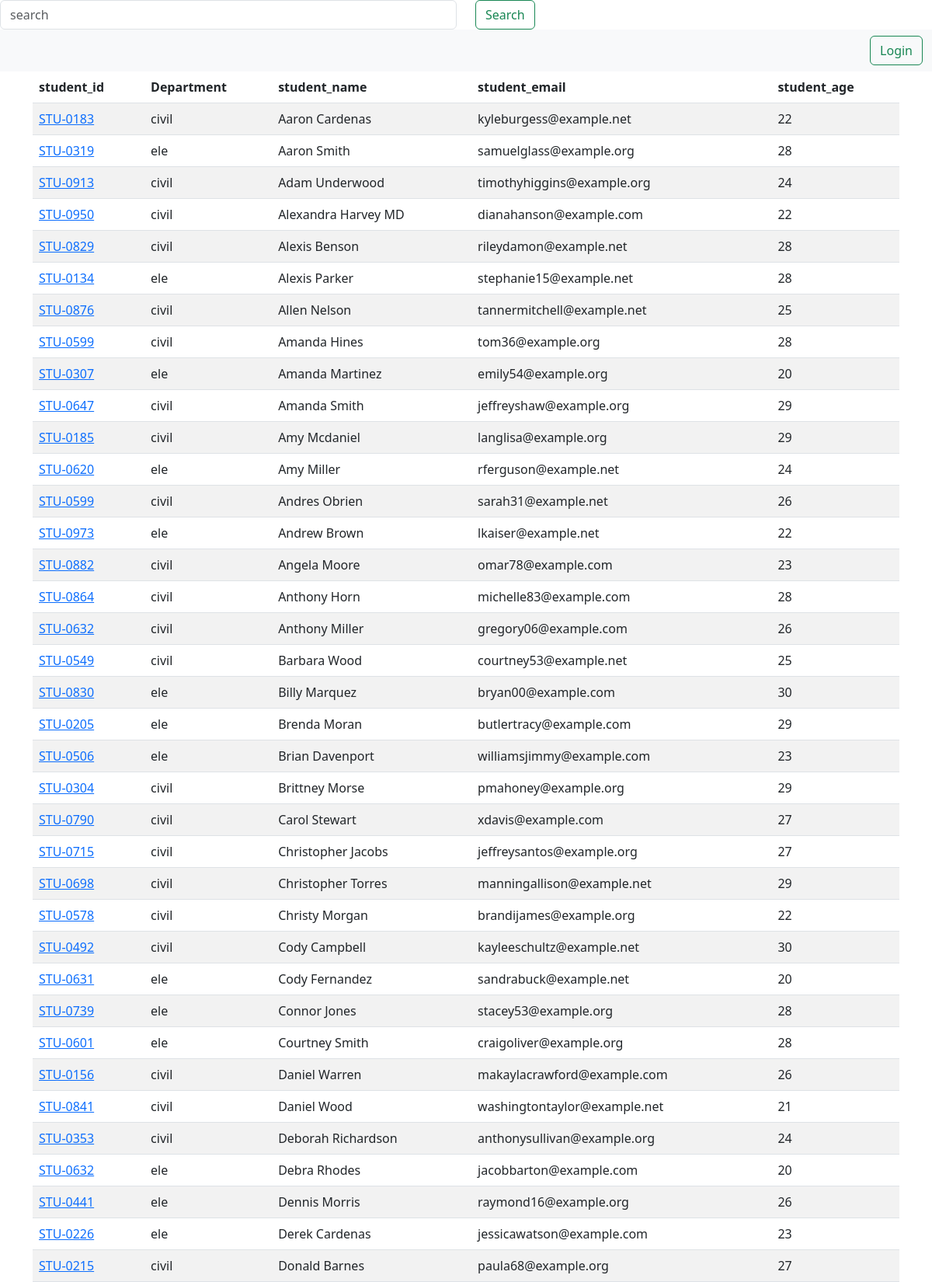
Screenshot of /vege/Student/ (upper part) with the database file from the repository.
### vege/models.py (models this page shows, shortened)
class Student(models.Model):
     department = models.ForeignKey(Department , related_name="depart" ,on_delete=models.CASCADE)
     student_id = models.OneToOneField(StudentID , related_name="depart" ,on_delete=models.CASCADE)
     student_name = models.CharField(max_length=100)
     student_email = models.EmailField(unique=True)
     student_age = models.IntegerField(default=18)
     student_address= models.TextField()
     class Meta:
            ordering = ['student_name']
            verbose_name ='student'

class StudentID(models.Model):
    student_id = models.CharField(max_length=100)
    def __str__(self):
       return self.student_id

class Department(models.Model):
    department = models.CharField(max_length=100)
    class Meta:
        ordering = ['department']

### vege/views.py (the view, shortened to what this page needs)
# urls.py: path('Student/',views.get_students),
def get_students(request):
    queryset = Student.objects.all()
    ranks = Student.objects.annotate(marks = Sum('studentmarks__marks')).order_by('-marks','-student_age')
    return render(request , 'report/students.html',{'queryset':queryset})

### vege/templates/report/students.html (shortened to what this page needs)
<!DOCTYPE html>
<html lang="en">
<head>
    <link href="https://cdn.jsdelivr.net/npm/bootstrap@5.3.0/dist/css/bootstrap.min.css" rel="stylesheet">
    <form>
    <div class ="row">
      <div class ="col-md-6">
        <input class = "form-control" name="search" placeholder ="search">
      </div>
      <div class = "col-md-6">
        <button class = "btn btn-outline-success">Search</button>
      </div>
    </div>
  </form>
      <nav class="navbar bg-body-tertiary">
          <div class="container-fluid">
            <form class="d-flex" role="search">
              {% if request.user.is_authenticated %}
              <a href ="/vege/logout/" class="btn btn-outline-success" type="submit">Logout</a>
              {% else %}
              <a href ="/login/" class="btn btn-outline-success" type="submit">Login</a>
              {% endif %}
            </form>
          </div>
        </nav>
    <div class="container">
    <table class="table table-striped">
      <thead>
        <tr>
          <th scope="col">student_id</th>
          <th scope="col">Department</th>
          <th scope="col">student_name</th>
          <th scope="col">student_email</th>
          <th scope="col">student_age</th>
        </tr>
      </thead>
      <tbody>
        {% for student in queryset %}
        <tr>
          <td>
            <a href ="{% url 'see_marks' student.student_id %}">
          {{student.student_id}}
        </a>
        </td>
          <td>{{student.department.department}}</td>
          <td>{{student.student_name}}</td>
          <td>{{student.student_email}}</td>
          <td>{{student.student_age}}</td>
        </tr>
        {% endfor %}
      </tbody>
    </table>
  </div>
</head>
<body>

### rows the page displays
Student: student_id "STU-0183", department.department "civil", student_name "Aaron Cardenas", student_email "kyleburgess@example.net", student_age "22"
Student: student_id "STU-0319", department.department "ele", student_name "Aaron Smith", student_email "samuelglass@example.org", student_age "28"
Student: student_id "STU-0913", department.department "civil", student_name "Adam Underwood", student_email "timothyhiggins@example.org", student_age "24"
Student: student_id "STU-0950", department.department "civil", student_name "Alexandra Harvey MD", student_email "dianahanson@example.com", student_age "22"
Student: student_id "STU-0829", department.department "civil", student_name "Alexis Benson", student_email "rileydamon@example.net", student_age "28"
Student: student_id "STU-0134", department.department "ele", student_name "Alexis Parker", student_email "stephanie15@example.net", student_age "28"
Student: student_id "STU-0876", department.department "civil", student_name "Allen Nelson", student_email "tannermitchell@example.net", student_age "25"
Student: student_id "STU-0599", department.department "civil", student_name "Amanda Hines", student_email "tom36@example.org", student_age "28"
Student: student_id "STU-0307", department.department "ele", student_name "Amanda Martinez", student_email "emily54@example.org", student_age "20"
Student: student_id "STU-0647", department.department "civil", student_name "Amanda Smith", student_email "jeffreyshaw@example.org", student_age "29"
Student: student_id "STU-0185", department.department "civil", student_name "Amy Mcdaniel", student_email "langlisa@example.org", student_age "29"
Student: student_id "STU-0620", department.department "ele", student_name "Amy Miller", student_email "rferguson@example.net", student_age "24"
Student: student_id "STU-0599", department.department "civil", student_name "Andres Obrien", student_email "sarah31@example.net", student_age "26"
Student: student_id "STU-0973", department.department "ele", student_name "Andrew Brown", student_email "lkaiser@example.net", student_age "22"
Student: student_id "STU-0882", department.department "civil", student_name "Angela Moore", student_email "omar78@example.com", student_age "23"
Student: student_id "STU-0864", department.department "civil", student_name "Anthony Horn", student_email "michelle83@example.com", student_age "28"
Student: student_id "STU-0632", department.department "civil", student_name "Anthony Miller", student_email "gregory06@example.com", student_age "26"
Student: student_id "STU-0549", department.department "civil", student_name "Barbara Wood", student_email "courtney53@example.net", student_age "25"
Student: student_id "STU-0830", department.department "ele", student_name "Billy Marquez", student_email "bryan00@example.com", student_age "30"
Student: student_id "STU-0205", department.department "ele", student_name "Brenda Moran", student_email "butlertracy@example.com", student_age "29"
Student: student_id "STU-0506", department.department "ele", student_name "Brian Davenport", student_email "williamsjimmy@example.com", student_age "23"
Student: student_id "STU-0304", department.department "civil", student_name "Brittney Morse", student_email "pmahoney@example.org", student_age "29"
Student: student_id "STU-0790", department.department "civil", student_name "Carol Stewart", student_email "xdavis@example.com", student_age "27"
Student: student_id "STU-0715", department.department "civil", student_name "Christopher Jacobs", student_email "jeffreysantos@example.org", student_age "27"
Student: student_id "STU-0698", department.department "civil", student_name "Christopher Torres", student_email "manningallison@example.net", student_age "29"
Student: student_id "STU-0578", department.department "civil", student_name "Christy Morgan", student_email "brandijames@example.org", student_age "22"
Student: student_id "STU-0492", department.department "civil", student_name "Cody Campbell", student_email "kayleeschultz@example.net", student_age "30"
Student: student_id "STU-0631", department.department "ele", student_name "Cody Fernandez", student_email "sandrabuck@example.net", student_age "20"
Student: student_id "STU-0739", department.department "ele", student_name "Connor Jones", student_email "stacey53@example.org", student_age "28"
Student: student_id "STU-0601", department.department "ele", student_name "Courtney Smith", student_email "craigoliver@example.org", student_age "28"
Student: student_id "STU-0156", department.department "civil", student_name "Daniel Warren", student_email "makaylacrawford@example.com", student_age "26"
Student: student_id "STU-0841", department.department "civil", student_name "Daniel Wood", student_email "washingtontaylor@example.net", student_age "21"
Student: student_id "STU-0353", department.department "civil", student_name "Deborah Richardson", student_email "anthonysullivan@example.org", student_age "24"
Student: student_id "STU-0632", department.department "ele", student_name "Debra Rhodes", student_email "jacobbarton@example.com", student_age "20"
Student: student_id "STU-0441", department.department "ele", student_name "Dennis Morris", student_email "raymond16@example.org", student_age "26"
Student: student_id "STU-0226", department.department "ele", student_name "Derek Cardenas", student_email "jessicawatson@example.com", student_age "23"
Student: student_id "STU-0215", department.department "civil", student_name "Donald Barnes", student_email "paula68@example.org", student_age "27"
